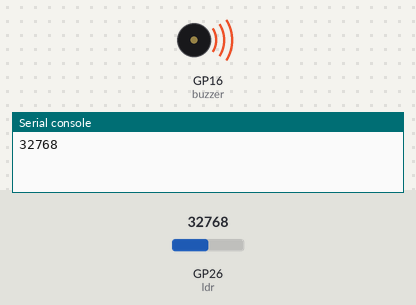
Recording of a program running on a simulated Raspberry Pi Pico running MicroPython. On the bench: buzzer (waves = sounding), the last lines printed to the serial console. Inputs (shaded band) come from the test bench; at power-on: GP26 (ldr) = 32768 (analog values on the 0–65535 scale).

Above: at 16.1 s.
16.2 s: GP26 (ldr) set to 4176
31.1 s: GP26 (ldr) set to 3600
At 40.4 s:
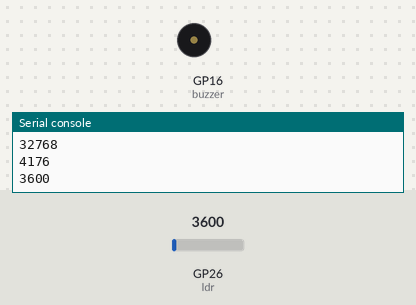
46.0 s: GP26 (ldr) set to 4655
At 53.4 s:
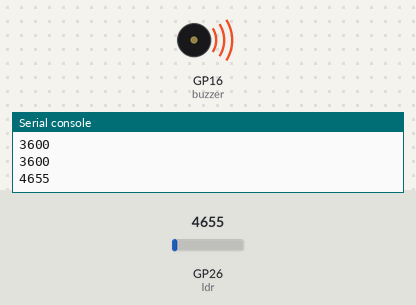
Timing chart, 0 to 66.9 s (numbered marks = the images above; inputs shaded):
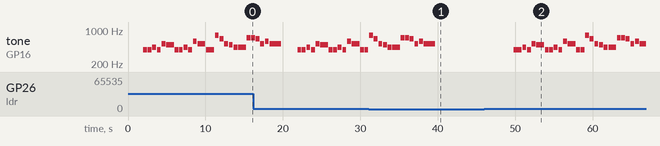

The program:

main.py
```python
from machine import Pin, PWM, ADC
import utime

# 定义音符和频率
notes = {
    'c': 261,
    'd': 294,
    'e': 329,
    'f': 349,
    'g': 392,
    'a': 440,
    'b': 494,
    'C': 523,
    'D': 587,
    'E': 659,
    'F': 698,
    'G': 784,
    'A': 880,
    'B': 988
}

# 歌曲序列，每个元素是一个元组，包含音符、播放时间和停顿时间
song = [
    # 祝你生日快乐
    ('g', 0.5, 0.05),
    ('g', 0.5, 0.1),
    ('a', 0.5, 0.1),
    ('g', 0.5, 0.1),
    ('C', 0.5, 0.1),
    ('b', 1, 0.1),

    # 祝你生日快乐
    ('g', 0.5, 0.05),
    ('g', 0.5, 0.1),
    ('a', 0.5, 0.1),
    ('g', 0.5, 0.1),
    ('D', 0.5, 0.1),
    ('C', 1, 0.1),

    # 祝你生日快乐
    ('g', 0.5, 0.05),
    ('g', 0.5, 0.1),
    ('G', 0.5, 0.1),
    ('E', 0.5, 0.1),
    ('C', 0.5, 0.1),
    ('b', 0.5, 0.1),
    ('a', 0.5, 0.1),
    ('a', 1, 0.1),

    # 祝你生日快乐
    ('F', 0.5, 0.05),
    ('F', 0.5, 0.1),
    ('E', 0.5, 0.1),
    ('C', 0.5, 0.1),
    ('D', 0.5, 0.1),
    ('C', 1.5, 0.1)
]

# 无源蜂鸣器引脚
buzzer = PWM(Pin(16))

# 光敏电阻引脚
ldr = ADC(Pin(26))

# 通过PWM播放音符
def play_note(note, play_time, pause_time):
    buzzer.freq(notes[note])
    buzzer.duty_u16(2000) # 响度
    utime.sleep(play_time)
    buzzer.duty_u16(0)
    utime.sleep(pause_time)

# 检查环境亮度并播放音乐
def check_light_and_play():
    while True:
        light_value = ldr.read_u16()
        print(light_value)
        utime.sleep(2)
        if light_value > 4000:  # 环境亮度阈值可以根据实际情况调整
            for note, play_time, pause_time in song:
                play_note(note, play_time, pause_time)

# 主程序
if __name__ == '__main__':
    check_light_and_play()
```

Measured:
- the behaviour switches between 4016 and 4000 on GP26 (ldr) (found by bisection; images 0 and 1)
- after the input at 31.1 s, tone on GP16 (buzzer): goes on until 39.7 s, then stays silent
- after the input at 46.0 s, tone on GP16 (buzzer): plays 392 Hz for 0.50 s, 392 Hz for 0.50 s, 440 Hz for 0.50 s, 392 Hz for 0.50 s, 523 Hz for 0.50 s, 494 Hz for 1.0 s … (26 notes in this stretch), starting after 3.8 s
- by itself, tone on GP16 (buzzer): plays 392 Hz for 0.50 s, 392 Hz for 0.50 s, 440 Hz for 0.50 s, 392 Hz for 0.50 s, 523 Hz for 0.50 s, 494 Hz for 1.0 s … (22 notes in this stretch)
